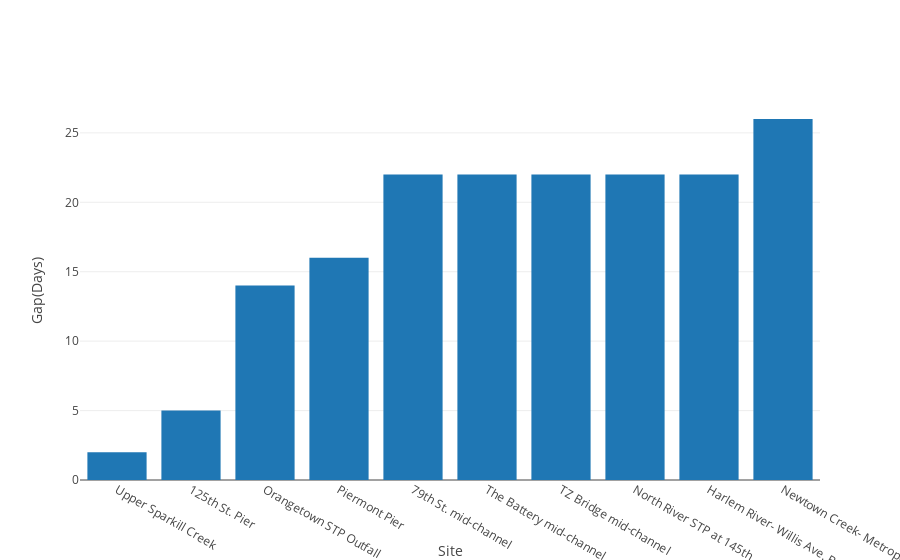

The notebook cell this image was saved under:
### Code cell
interact(plot_gaps, Year=('2006', '2007','2008', '2009', '2010', '2011', '2012', '2013'),Sorting=('ascending','descending'))

### Figure 1 — Plotly figure (JSON) as saved in the notebook; plotly's stock layout.template omitted (floating-point values rounded to 4 significant figures)
{"data": [{"name": "2006", "type": "bar", "x": ["Upper Sparkill Creek", "125th St. Pier", "Orangetown STP Outfall", "Piermont Pier", "79th St. mid-channel", "The Battery mid-channel", "TZ Bridge mid-channel", "North River STP at 145th", "Harlem River- Willis Ave. Bridge", "Newtown Creek- Metropolitan Ave. Bridge"], "y": [2, 5, 14, 16, 22, 22, 22, 22, 22, 26]}], "layout": {"xaxis": {"title": "Site"}, "yaxis": {"title": "Gap(Days)"}}}
